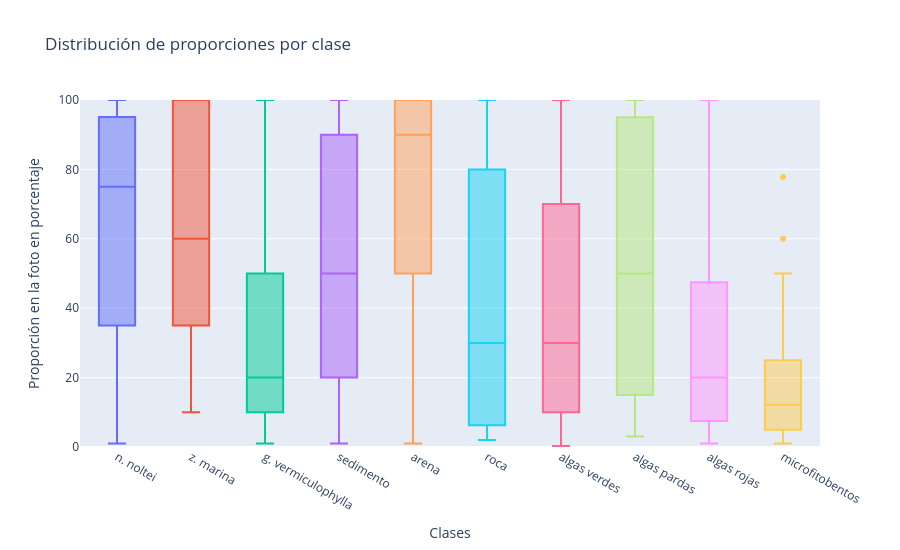

The code cell stored with this chart in its notebook:
### Code cell
# Exploramos las proporciones con las que suelen aparecer las diferentes clases
fig = go.Figure()

# Agrupamos las clases en una misma columna y nos quedamos con los casos donde su proporción sea mayor que 0
df_long = df[target_cols].melt(var_name="clase",value_name="proporcion")
df_long = df_long[df_long["proporcion"]>0]

fig = px.box(
    df_long,
    x="clase",
    y="proporcion",
    color="clase",
    points="outliers",
    title="Distribución de proporciones por clase",
)

fig.update_layout(
    yaxis=dict(title="Proporción en la foto en porcentaje",range=[0, 100]),
    xaxis=dict(title="Clases"),
    height=550,
    showlegend=False,
)

fig.show()

### Figure 1 — Plotly figure (JSON) as saved in the notebook; plotly's stock layout.template omitted (floating-point values rounded to 4 significant figures; data arrays with more than 128 entries replaced by an {"elided": "..."} marker saying what was removed)
{"data": [{"alignmentgroup": "True", "boxpoints": "outliers", "hovertemplate": "clase=%{x}<br>proporcion=%{y}<extra></extra>", "legendgroup": "n. noltei", "marker": {"color": "#636efa"}, "name": "n. noltei", "notched": false, "offsetgroup": "n. noltei", "orientation": "v", "showlegend": true, "type": "box", "x": {"elided": "1256 str values"}, "x0": " ", "xaxis": "x", "y": {"elided": "1256 float values"}, "y0": " ", "yaxis": "y"}, {"alignmentgroup": "True", "boxpoints": "outliers", "hovertemplate": "clase=%{x}<br>proporcion=%{y}<extra></extra>", "legendgroup": "z. marina", "marker": {"color": "#EF553B"}, "name": "z. marina", "notched": false, "offsetgroup": "z. marina", "orientation": "v", "showlegend": true, "type": "box", "x": ["z. marina", "z. marina", "z. marina", "z. marina", "z. marina", "z. marina", "z. marina", "z. marina", "z. marina", "z. marina", "z. marina", "z. marina", "z. marina", "z. marina", "z. marina", "z. marina", "z. marina", "z. marina", "z. marina", "z. marina", "z. marina", "z. marina", "z. marina", "z. marina", "z. marina", "z. marina", "z. marina", "z. marina", "z. marina", "z. marina", "z. marina", "z. marina", "z. marina", "z. marina", "z. marina", "z. marina", "z. marina", "z. marina", "z. marina", "z. marina", "z. marina", "z. marina", "z. marina", "z. marina"], "x0": " ", "xaxis": "x", "y": [80.0, 100.0, 75.0, 40.0, 20.0, 30.0, 80.0, 100.0, 50.0, 20.0, 50.0, 20.0, 40.0, 75.0, 85.0, 10.0, 100.0, 100.0, 70.0, 60.0, 75.0, 80.0, 60.0, 30.0, 15.0, 10.0, 50.0, 40.0, 100.0, 20.0, 50.0, 100.0, 100.0, 100.0, 100.0, 100.0, 100.0, 100.0, 100.0, 11.8, 50.0, 50.0, 25.0, 40.0], "y0": " ", "yaxis": "y"}, {"alignmentgroup": "True", "boxpoints": "outliers", "hovertemplate": "clase=%{x}<br>proporcion=%{y}<extra></extra>", "legendgroup": "g. vermiculophylla", "marker": {"color": "#00cc96"}, "name": "g. vermiculophylla", "notched": false, "offsetgroup": "g. vermiculophylla", "orientation": "v", "showlegend": true, "type": "box", "x": ["g. vermiculophylla", "g. vermiculophylla", "g. vermiculophylla", "g. vermiculophylla", "g. vermiculophylla", "g. vermiculophylla", "g. vermiculophylla", "g. vermiculophylla", "g. vermiculophylla", "g. vermiculophylla", "g. vermiculophylla", "g. vermiculophylla", "g. vermiculophylla", "g. vermiculophylla", "g. vermiculophylla", "g. vermiculophylla", "g. vermiculophylla", "g. vermiculophylla", "g. vermiculophylla", "g. vermiculophylla", "g. vermiculophylla", "g. vermiculophylla", "g. vermiculophylla", "g. vermiculophylla", "g. vermiculophylla", "g. vermiculophylla", "g. vermiculophylla", "g. vermiculophylla", "g. vermiculophylla", "g. vermiculophylla", "g. vermiculophylla", "g. vermiculophylla", "g. vermiculophylla", "g. vermiculophylla", "g. vermiculophylla", "g. vermiculophylla", "g. vermiculophylla", "g. vermiculophylla", "g. vermiculophylla", "g. vermiculophylla", "g. vermiculophylla", "g. vermiculophylla", "g. vermiculophylla", "g. vermiculophylla", "g. vermiculophylla", "g. vermiculophylla", "g. vermiculophylla", "g. vermiculophylla", "g. vermiculophylla", "g. vermiculophylla", "g. vermiculophylla", "g. vermiculophylla", "g. vermiculophylla", "g. vermiculophylla", "g. vermiculophylla", "g. vermiculophylla", "g. vermiculophylla", "g. vermiculophylla", "g. vermiculophylla", "g. vermiculophylla", "g. vermiculophylla", "g. vermiculophylla", "g. vermiculophylla", "g. vermiculophylla", "g. vermiculophylla", "g. vermiculophylla", "g. vermiculophylla", "g. vermiculophylla", "g. vermiculophylla", "g. vermiculophylla", "g. vermiculophylla", "g. vermiculophylla", "g. vermiculophylla", "g. vermiculophylla", "g. vermiculophylla", "g. vermiculophylla", "g. vermiculophylla", "g. vermiculophylla", "g. vermiculophylla", "g. vermiculophylla", "g. vermiculophylla", "g. vermiculophylla", "g. vermiculophylla", "g. vermiculophylla", "g. vermiculophylla", "g. vermiculophylla", "g. vermiculophylla", "g. vermiculophylla", "g. vermiculophylla", "g. vermiculophylla", "g. vermiculophylla", "g. vermiculophylla", "g. vermiculophylla", "g. vermiculophylla", "g. vermiculophylla", "g. vermiculophylla", "g. vermiculophylla", "g. vermiculophylla", "g. vermiculophylla", "g. vermiculophylla", "g. vermiculophylla", "g. vermiculophylla", "g. vermiculophylla", "g. vermiculophylla", "g. vermiculophylla", "g. vermiculophylla", "g. vermiculophylla", "g. vermiculophylla", "g. vermiculophylla", "g. vermiculophylla", "g. vermiculophylla", "g. vermiculophylla", "g. vermiculophylla", "g. vermiculophylla", "g. vermiculophylla", "g. vermiculophylla", "g. vermiculophylla", "g. vermiculophylla"], "x0": " ", "xaxis": "x", "y": [100.0, 10.0, 20.0, 1.0, 1.0, 1.0, 5.0, 10.0, 10.0, 78.9, 5.0, 10.0, 10.0, 15.0, 15.0, 20.0, 20.0, 20.0, 80.0, 15.0, 100.0, 20.0, 10.0, 30.0, 4.8, 30.0, 20.0, 10.0, 5.0, 5.0, 20.0, 10.0, 10.0, 10.0, 5.0, 10.0, 90.0, 50.0, 20.0, 10.0, 5.0, 20.0, 40.0, 70.0, 50.0, 20.0, 50.0, 10.0, 100.0, 40.0, 5.0, 5.0, 25.0, 50.0, 94.1, 10.0, 5.0, 40.0, 20.0, 95.0, 5.0, 60.0, 20.0, 5.0, 70.0, 90.0, 20.0, 90.0, 95.0, 50.0, 25.0, 15.0, 30.0, 80.0, 25.0, 5.0, 10.0, 5.0, 90.0, 20.0, 90.0, 50.0, 90.0, 30.0, 5.0, 25.0, 80.0, 35.0, 25.0, 40.0, 15.0, 90.0, 50.0, 25.0, 40.0, 15.0, 88.8, 30.0, 40.0, 10.0, 30.0, 60.0, 5.0, 20.0, 30.0, 30.0, 40.0, 10.0, 100.0, 10.0, 10.0, 100.0, 10.0, 20.0, 45.0, 15.0, 10.0, 10.0], "y0": " ", "yaxis": "y"}, {"alignmentgroup": "True", "boxpoints": "outliers", "hovertemplate": "clase=%{x}<br>proporcion=%{y}<extra></extra>", "legendgroup": "sedimento", "marker": {"color": "#ab63fa"}, "name": "sedimento", "notched": false, "offsetgroup": "sedimento", "orientation": "v", "showlegend": true, "type": "box", "x": {"elided": "1139 str values"}, "x0": " ", "xaxis": "x", "y": {"elided": "1139 float values"}, "y0": " ", "yaxis": "y"}, {"alignmentgroup": "True", "boxpoints": "outliers", "hovertemplate": "clase=%{x}<br>proporcion=%{y}<extra></extra>", "legendgroup": "arena", "marker": {"color": "#FFA15A"}, "name": "arena", "notched": false, "offsetgroup": "arena", "orientation": "v", "showlegend": true, "type": "box", "x": {"elided": "367 str values"}, "x0": " ", "xaxis": "x", "y": {"elided": "367 float values"}, "y0": " ", "yaxis": "y"}, {"alignmentgroup": "True", "boxpoints": "outliers", "hovertemplate": "clase=%{x}<br>proporcion=%{y}<extra></extra>", "legendgroup": "roca", "marker": {"color": "#19d3f3"}, "name": "roca", "notched": false, "offsetgroup": "roca", "orientation": "v", "showlegend": true, "type": "box", "x": ["roca", "roca", "roca", "roca", "roca", "roca", "roca", "roca", "roca", "roca", "roca", "roca", "roca", "roca", "roca", "roca", "roca", "roca", "roca", "roca", "roca", "roca", "roca", "roca", "roca", "roca", "roca", "roca", "roca", "roca", "roca", "roca", "roca", "roca", "roca", "roca", "roca", "roca", "roca", "roca", "roca", "roca", "roca", "roca", "roca", "roca", "roca", "roca", "roca", "roca", "roca", "roca", "roca", "roca", "roca"], "x0": " ", "xaxis": "x", "y": [100.0, 75.0, 80.0, 5.0, 100.0, 40.0, 75.0, 5.0, 10.0, 95.0, 5.0, 100.0, 95.0, 100.0, 95.0, 60.0, 30.0, 100.0, 10.0, 52.6, 10.0, 10.0, 20.0, 100.0, 80.0, 40.0, 25.0, 10.0, 100.0, 40.0, 40.0, 100.0, 20.0, 100.0, 20.0, 15.0, 50.0, 2.0, 5.0, 11.1, 5.0, 5.0, 5.0, 2.0, 5.0, 5.0, 5.0, 40.0, 20.0, 5.0, 5.0, 94.7, 55.0, 15.0, 40.0], "y0": " ", "yaxis": "y"}, {"alignmentgroup": "True", "boxpoints": "outliers", "hovertemplate": "clase=%{x}<br>proporcion=%{y}<extra></extra>", "legendgroup": "algas verdes", "marker": {"color": "#FF6692"}, "name": "algas verdes", "notched": false, "offsetgroup": "algas verdes", "orientation": "v", "showlegend": true, "type": "box", "x": {"elided": "616 str values"}, "x0": " ", "xaxis": "x", "y": {"elided": "616 float values"}, "y0": " ", "yaxis": "y"}, {"alignmentgroup": "True", "boxpoints": "outliers", "hovertemplate": "clase=%{x}<br>proporcion=%{y}<extra></extra>", "legendgroup": "algas pardas", "marker": {"color": "#B6E880"}, "name": "algas pardas", "notched": false, "offsetgroup": "algas pardas", "orientation": "v", "showlegend": true, "type": "box", "x": {"elided": "150 str values"}, "x0": " ", "xaxis": "x", "y": {"elided": "150 float values"}, "y0": " ", "yaxis": "y"}, {"alignmentgroup": "True", "boxpoints": "outliers", "hovertemplate": "clase=%{x}<br>proporcion=%{y}<extra></extra>", "legendgroup": "algas rojas", "marker": {"color": "#FF97FF"}, "name": "algas rojas", "notched": false, "offsetgroup": "algas rojas", "orientation": "v", "showlegend": true, "type": "box", "x": ["algas rojas", "algas rojas", "algas rojas", "algas rojas", "algas rojas", "algas rojas", "algas rojas", "algas rojas", "algas rojas", "algas rojas", "algas rojas", "algas rojas", "algas rojas", "algas rojas", "algas rojas", "algas rojas", "algas rojas", "algas rojas", "algas rojas", "algas rojas", "algas rojas", "algas rojas", "algas rojas"], "x0": " ", "xaxis": "x", "y": [25.0, 15.0, 5.0, 100.0, 60.0, 75.0, 60.0, 5.0, 30.0, 90.0, 1.0, 5.0, 5.0, 25.0, 15.0, 15.0, 50.0, 5.0, 15.0, 40.0, 30.0, 20.0, 15.0], "y0": " ", "yaxis": "y"}, {"alignmentgroup": "True", "boxpoints": "outliers", "hovertemplate": "clase=%{x}<br>proporcion=%{y}<extra></extra>", "legendgroup": "microfitobentos", "marker": {"color": "#FECB52"}, "name": "microfitobentos", "notched": false, "offsetgroup": "microfitobentos", "orientation": "v", "showlegend": true, "type": "box", "x": ["microfitobentos", "microfitobentos", "microfitobentos", "microfitobentos", "microfitobentos", "microfitobentos", "microfitobentos", "microfitobentos", "microfitobentos", "microfitobentos", "microfitobentos", "microfitobentos", "microfitobentos", "microfitobentos", "microfitobentos", "microfitobentos", "microfitobentos", "microfitobentos", "microfitobentos", "microfitobentos", "microfitobentos", "microfitobentos", "microfitobentos", "microfitobentos", "microfitobentos", "microfitobentos", "microfitobentos", "microfitobentos", "microfitobentos", "microfitobentos", "microfitobentos", "microfitobentos"], "x0": " ", "xaxis": "x", "y": [77.8, 50.0, 5.0, 5.0, 60.0, 25.0, 20.0, 10.0, 25.0, 25.0, 25.0, 30.0, 2.0, 5.0, 25.0, 25.0, 25.0, 20.0, 20.0, 15.0, 5.0, 5.0, 14.3, 1.0, 10.0, 5.0, 5.0, 2.0, 2.0, 2.0, 5.0, 5.0], "y0": " ", "yaxis": "y"}], "layout": {"boxmode": "overlay", "height": 550, "legend": {"title": {"text": "clase"}, "tracegroupgap": 0}, "showlegend": false, "title": {"text": "Distribución de proporciones por clase"}, "xaxis": {"anchor": "y", "categoryarray": ["n. noltei", "z. marina", "g. vermiculophylla", "sedimento", "arena", "roca", "algas verdes", "algas pardas", "algas rojas", "microfitobentos"], "categoryorder": "array", "domain": [0, 1], "title": {"text": "Clases"}}, "yaxis": {"anchor": "x", "domain": [0, 1], "range": [0, 100], "title": {"text": "Proporción en la foto en porcentaje"}}}}
